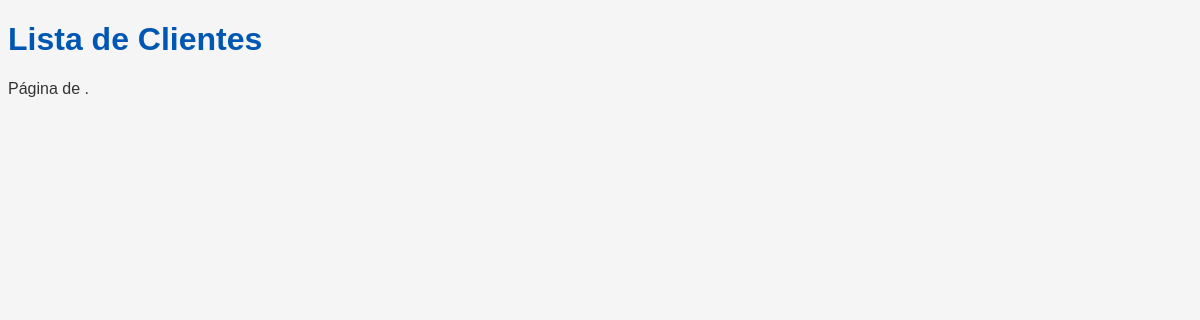
Page /clientes/ on the earlier database version.
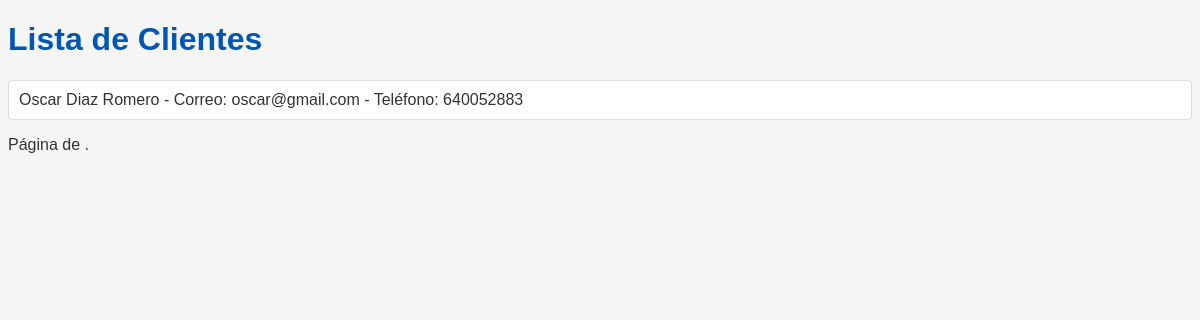
Same page on the later database version.
### gestion/models.py (models this page shows, shortened)
class Cliente(models.Model):
    nombre = models.CharField(max_length=100)
    correo = models.EmailField()
    telefono = models.CharField(max_length=15)

### gestion/views.py (the view)
# urls.py: path('clientes/', views.listar_clientes, name='listar_clientes'),
def listar_clientes(request):
    clientes = Cliente.objects.all()
    return render(request, 'clientes.html', {'clientes': clientes})

### gestion/templates/clientes.html (shortened to what this page needs)
<!DOCTYPE html>
<html lang="es">
<head>
    {% load static %}
    <link rel="stylesheet" href="{% static 'concesionario/css/styles.css' %}"></head>
<body>
    <h1>Lista de Clientes</h1>
    <ul>
        {% for cliente in clientes %}
            <li>{{ cliente.nombre }} - Correo: {{ cliente.correo }} - Teléfono: {{ cliente.telefono }}</li>
        {% endfor %}
    </ul>
    <div class="pagination">
        <span class="step-links">
            <span class="current">
                Página {{ clientes.number }} de {{ clientes.paginator.num_pages }}.
            </span>
        </span>
    </div>
</body>
</html>

Differences in the rows shown:
added Cliente: nombre "Oscar Diaz Romero", correo "oscar@gmail.com", telefono "640052883"
